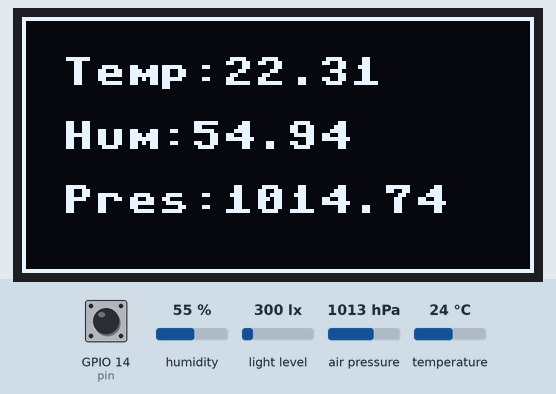
Recording of a program running on a simulated ESP8266 board running MicroPython. On the bench: 128×64 one-colour display. Inputs (shaded band) come from the test bench; at power-on: GPIO 14 (pin) HIGH, humidity 55 %, light level 300 lx, air pressure 1013 hPa, temperature 24 °C. Library files of the repository ran but are not shown: BME280.py, ssd1306.py, tsl2561.py; what the program prints to the serial console is not drawn.

1.3 s: GPIO 14 (pin) pulled LOW for 0.15 s
Above: at 2.6 s.
Timing chart, 0 to 4.3 s (numbered marks = the images above; inputs shaded):
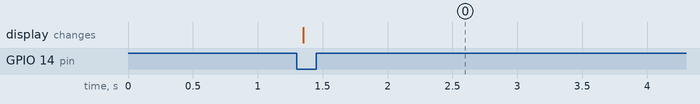

Measured:
- after the input at 1.3 s, the display: changes after 0.05 s (image 0)

The program:

main.py
```python
import BME280
from utime import sleep
import ssd1306
from machine import Pin, I2C
import tsl2561

i2c = I2C(scl=Pin(5), sda=Pin(4))

bme = BME280.BME280(i2c=i2c)  # addr 118
display = ssd1306.SSD1306_I2C(128, 64, i2c)  # addr 60
lux = tsl2561.TSL2561(i2c=i2c)
pin = Pin(14, Pin.IN, Pin.PULL_UP)  # D5

while True:
    print(lux.read())
    display.fill(0)
    display.show()
    if not pin.value():
        display.text('Temp:{}'.format(bme.temperature[:-1]), 10, 10)
        display.text('Hum:{}'.format(bme.humidity[:-1]), 10, 26)
        display.text('Pres:{}'.format(bme.pressure[:-3]), 10, 42)
        display.rect(0, 0, 128, 64, 1)
        display.show()
        sleep(5)
```
